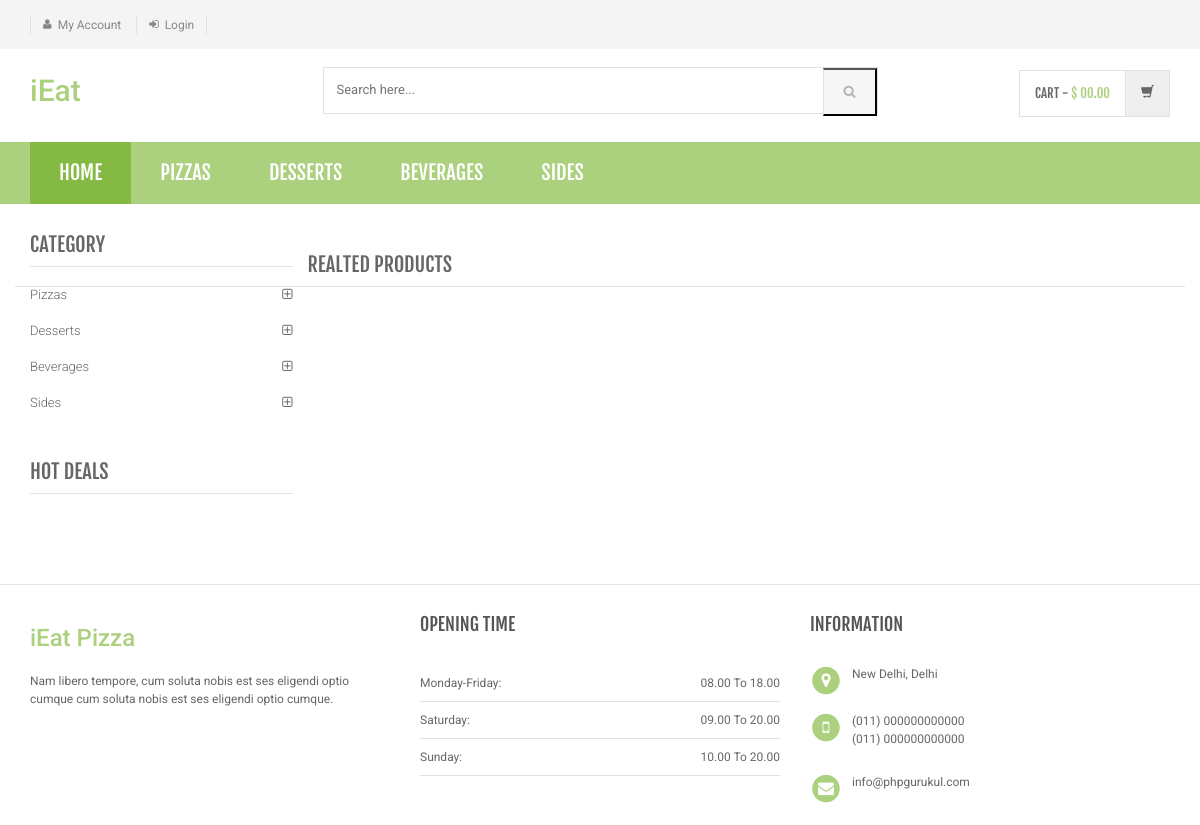
Page /product-details.php on the committed database.
### tables this page shows
CREATE TABLE `category` (
  `id` int(11) NOT NULL,
  `categoryName` varchar(255) DEFAULT NULL,
  `categoryDescription` longtext,
  `creationDate` timestamp NOT NULL DEFAULT CURRENT_TIMESTAMP,
  `updationDate` varchar(255) DEFAULT NULL
);

### product-details.php (the view, shortened to what this page needs)
<?php
include('includes/config.php');
?>
<!DOCTYPE html>
<html lang="en">
<head>
    <link rel="stylesheet" href="assets/css/bootstrap.min.css">
    <link rel="stylesheet" href="assets/css/main.css">
    <link rel="stylesheet" href="assets/css/green.css">
    <link rel="stylesheet" href="assets/css/owl.carousel.css">
    <link rel="stylesheet" href="assets/css/owl.transitions.css">
    <link href="assets/css/lightbox.css" rel="stylesheet">
    <link rel="stylesheet" href="assets/css/animate.min.css">
    <link rel="stylesheet" href="assets/css/rateit.css">
    <link rel="stylesheet" href="assets/css/bootstrap-select.min.css">
    <link rel="stylesheet" href="assets/css/config.css">
    <link href="assets/css/green.css" rel="alternate stylesheet" title="Green color">
    <link href="assets/css/blue.css" rel="alternate stylesheet" title="Blue color">
    <link href="assets/css/red.css" rel="alternate stylesheet" title="Red color">
    <link href="assets/css/orange.css" rel="alternate stylesheet" title="Orange color">
    <link href="assets/css/dark-green.css" rel="alternate stylesheet" title="Darkgreen color">
    <link rel="stylesheet" href="assets/css/font-awesome.min.css">
</head>
<body class="cnt-home">
<header class="header-style-1">
    <?php include('includes/top-header.php');?>
    <?php include('includes/main-header.php');?>
    <?php include('includes/menu-bar.php');?>
</header>
<div class="body-content outer-top-xs">
    <div class='container'>
        <div class='row single-product outer-bottom-sm '>
            <div class='col-md-3 sidebar'>
                <div class="sidebar-module-container">
                    <div class="sidebar-widget outer-bottom-xs wow fadeInUp">
                        <h3 class="section-title">Category</h3>
                        <div class="sidebar-widget-body m-t-10">
                            <div class="accordion">
                                <?php $sql=mysqli_query($con,"select id,categoryName  from category");
                                while($row=mysqli_fetch_array($sql))
                                {
                                    ?>
                                    <div class="accordion-group">
                                        <div class="accordion-heading">
                                            <a href="category.php?cid=<?php echo $row['id'];?>"  class="accordion-toggle collapsed">
                                                <?php echo $row['categoryName'];?>
                                            </a>
                                        </div>
                                    </div>
                                <?php } ?>
                            </div>
                        </div>
                    </div>
                    <div class="sidebar-widget hot-deals wow fadeInUp">
                        <h3 class="section-title">hot deals</h3>
                    </div>
                </div>
            </div>
    <section class="section featured-product wow fadeInUp">
        <h3 class="section-title">Realted Products </h3>
    </section>
</div>
</div>
</div>
<?php include('includes/footer.php');?>
</body>
</html>

### includes/menu-bar.php (shortened to what this page needs)
<div class="header-nav animate-dropdown">
    <div class="container">
        <div class="yamm navbar navbar-default" role="navigation">
            <div class="nav-bg-class">
                <div class="navbar-collapse collapse" id="mc-horizontal-menu-collapse">
	<div class="nav-outer">
		<ul class="nav navbar-nav">
			<li class="active dropdown yamm-fw">
				<a href="index.php" data-hover="dropdown" class="dropdown-toggle">Home</a>
			</li>
              <?php $sql=mysqli_query($con,"select id,categoryName  from category limit 6");
while($row=mysqli_fetch_array($sql))
{
    ?>
			<li class="dropdown yamm">
				<a href="category.php?cid=<?php echo $row['id'];?>"> <?php echo $row['categoryName'];?></a>
			</li>
			<?php } ?>
		</ul>
		<div class="clearfix"></div>
	</div>
</div>
            </div>
        </div>
    </div>
</div>

### assets/css/green.css (style rules this page uses)
a { color: #abd07e; }
.header-style-1 .header-nav { background: #abd07e; }
.cnt-home .header-style-1 .header-nav .navbar .navbar-nav > li.active { background: #84b943; }
.sidebar .sidebar-module-container .sidebar-widget .sidebar-widget-body .accordion .accordion-group .accordion-heading .accordion-toggle, .sidebar .sidebar-module-container .sidebar-widget .sidebar-widget-body .accordion .accordion-group .accordion-heading .accordion-toggle:hover, .sidebar .sidebar-module-container .sidebar-widget .sidebar-widget-body .accordion .accordion-group .accordion-heading .accordion-toggle:focus, .sidebar .sidebar-module-container .sidebar-widget .sidebar-widget-body .accordion .accordion-group .accordion-heading .accordion-toggle:after { color: #abd07e; }

### assets/css/lightbox.css (style rules this page uses)
body:after { content: url(../images/close.png) url(../images/loading.gif) url(../images/prev.png) url(../images/next.png); display: none; }

### assets/css/blue.css (style rules this page uses)
a { color: #3498db; }
.header-style-1 .header-nav { background: #3498db; }
.cnt-home .header-style-1 .header-nav .navbar .navbar-nav > li.active { background: #1d6ca1; }
.sidebar .sidebar-module-container .sidebar-widget .sidebar-widget-body .accordion .accordion-group .accordion-heading .accordion-toggle, .sidebar .sidebar-module-container .sidebar-widget .sidebar-widget-body .accordion .accordion-group .accordion-heading .accordion-toggle:hover, .sidebar .sidebar-module-container .sidebar-widget .sidebar-widget-body .accordion .accordion-group .accordion-heading .accordion-toggle:focus, .sidebar .sidebar-module-container .sidebar-widget .sidebar-widget-body .accordion .accordion-group .accordion-heading .accordion-toggle:after { color: #3498db; }

### assets/css/red.css (style rules this page uses)
a { color: #ff6c6c; }
.header-style-1 .header-nav { background: #ff6c6c; }
.cnt-home .header-style-1 .header-nav .navbar .navbar-nav > li.active { background: #ff1a1a; }
.sidebar .sidebar-module-container .sidebar-widget .sidebar-widget-body .accordion .accordion-group .accordion-heading .accordion-toggle, .sidebar .sidebar-module-container .sidebar-widget .sidebar-widget-body .accordion .accordion-group .accordion-heading .accordion-toggle:hover, .sidebar .sidebar-module-container .sidebar-widget .sidebar-widget-body .accordion .accordion-group .accordion-heading .accordion-toggle:focus, .sidebar .sidebar-module-container .sidebar-widget .sidebar-widget-body .accordion .accordion-group .accordion-heading .accordion-toggle:after { color: #ff6c6c; }

### assets/css/orange.css (style rules this page uses)
a { color: #f39c12; }
.header-style-1 .header-nav { background: #f39c12; }
.cnt-home .header-style-1 .header-nav .navbar .navbar-nav > li.active { background: #ab6c09; }
.sidebar .sidebar-module-container .sidebar-widget .sidebar-widget-body .accordion .accordion-group .accordion-heading .accordion-toggle, .sidebar .sidebar-module-container .sidebar-widget .sidebar-widget-body .accordion .accordion-group .accordion-heading .accordion-toggle:hover, .sidebar .sidebar-module-container .sidebar-widget .sidebar-widget-body .accordion .accordion-group .accordion-heading .accordion-toggle:focus, .sidebar .sidebar-module-container .sidebar-widget .sidebar-widget-body .accordion .accordion-group .accordion-heading .accordion-toggle:after { color: #f39c12; }

### assets/css/dark-green.css (style rules this page uses)
a { color: #12cca7; }
.header-style-1 .header-nav { background: #12cca7; }
.cnt-home .header-style-1 .header-nav .navbar .navbar-nav > li.active { background: #0b816a; }
.sidebar .sidebar-module-container .sidebar-widget .sidebar-widget-body .accordion .accordion-group .accordion-heading .accordion-toggle, .sidebar .sidebar-module-container .sidebar-widget .sidebar-widget-body .accordion .accordion-group .accordion-heading .accordion-toggle:hover, .sidebar .sidebar-module-container .sidebar-widget .sidebar-widget-body .accordion .accordion-group .accordion-heading .accordion-toggle:focus, .sidebar .sidebar-module-container .sidebar-widget .sidebar-widget-body .accordion .accordion-group .accordion-heading .accordion-toggle:after { color: #12cca7; }

### rows in the picture
category: categoryName "PIZZAS", categoryName "Pizzas"
category: categoryName "DESSERTS", categoryName "Desserts"
category: categoryName "BEVERAGES", categoryName "Beverages"
category: categoryName "SIDES", categoryName "Sides"
